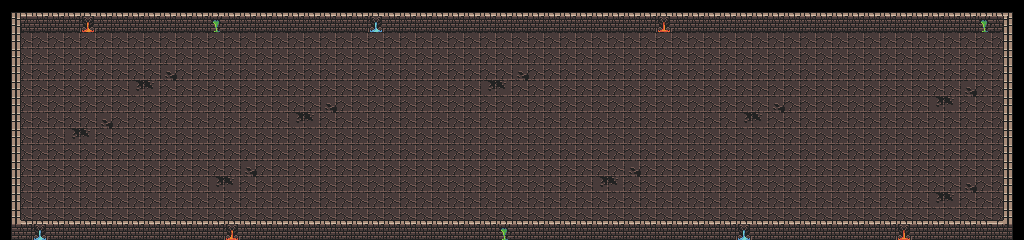

A 2D game scene composited from a Tiled map and its tileset images. What follows is a short description and the map's XML, with every tile layer's data as written:
An orthogonal 64x15 tile map with 16x16 px tiles, 2 tile layers (Floor, Wall) and 6 objects.

<map version="1.2" tiledversion="1.2.3" orientation="orthogonal" renderorder="right-down" width="64" height="15" tilewidth="16" tileheight="16" infinite="0" nextlayerid="10" nextobjectid="22">
 <tileset firstgid="1" name="Tilemap" tilewidth="16" tileheight="16" tilecount="1024" columns="32">
  <image source="Tilemap.png" width="512" height="512" />
 </tileset>
 <layer id="5" name="Floor" width="64" height="15">
  <data encoding="csv">
0,0,0,0,0,0,0,0,0,0,0,0,0,0,0,0,0,0,0,0,0,0,0,0,0,0,0,0,0,0,0,0,0,0,0,0,0,0,0,0,0,0,0,0,0,0,0,0,0,0,0,0,0,0,0,0,0,0,0,0,0,0,0,0,
0,131,131,131,131,131,131,131,131,131,131,131,131,131,131,131,131,131,131,131,131,131,131,131,131,131,131,131,131,131,131,131,131,131,131,131,131,131,131,131,131,131,131,131,131,131,131,131,131,131,131,131,131,131,131,131,131,131,131,131,131,131,131,0,
0,131,131,131,131,131,131,131,131,131,131,131,131,131,131,131,131,131,131,131,131,131,131,131,131,131,131,131,131,131,131,131,131,131,131,131,131,131,131,131,131,131,131,131,131,131,131,131,131,131,131,131,131,131,131,131,131,131,131,131,131,131,131,0,
0,131,131,131,131,131,131,131,131,131,131,131,131,131,131,131,131,131,131,131,131,131,131,131,131,131,131,131,131,131,131,131,131,131,131,131,131,131,131,131,131,131,131,131,131,131,131,131,131,131,131,131,131,131,131,131,131,131,131,131,131,131,131,0,
0,131,131,131,131,131,131,131,131,131,164,131,131,131,131,131,131,131,131,131,131,131,131,131,131,131,131,131,131,131,131,131,164,131,131,131,131,131,131,131,131,131,131,131,131,131,131,131,131,131,131,131,131,131,131,131,131,131,131,131,131,131,131,0,
0,131,131,131,131,131,131,131,194,195,131,131,131,131,131,131,131,131,131,131,131,131,131,131,131,131,131,131,131,131,194,195,131,131,131,131,131,131,131,131,131,131,131,131,131,131,131,131,131,131,131,131,131,131,131,131,131,131,131,131,164,131,131,0,
0,131,131,131,131,131,131,131,131,131,131,131,131,131,131,131,131,131,131,131,164,131,131,131,131,131,131,131,131,131,131,131,131,131,131,131,131,131,131,131,131,131,131,131,131,131,131,131,164,131,131,131,131,131,131,131,131,131,194,195,131,131,131,0,
0,131,131,131,131,131,164,131,131,131,131,131,131,131,131,131,131,131,194,195,131,131,131,131,131,131,131,131,131,131,131,131,131,131,131,131,131,131,131,131,131,131,131,131,131,131,194,195,131,131,131,131,131,131,131,131,131,131,131,131,131,131,131,0,
0,131,131,131,194,195,131,131,131,131,131,131,131,131,131,131,131,131,131,131,131,131,131,131,131,131,131,131,131,131,131,131,131,131,131,131,131,131,131,131,131,131,131,131,131,131,131,131,131,131,131,131,131,131,131,131,131,131,131,131,131,131,131,0,
0,131,131,131,131,131,131,131,131,131,131,131,131,131,131,131,131,131,131,131,131,131,131,131,131,131,131,131,131,131,131,131,131,131,131,131,131,131,131,131,131,131,131,131,131,131,131,131,131,131,131,131,131,131,131,131,131,131,131,131,131,131,131,0,
0,131,131,131,131,131,131,131,131,131,131,131,131,131,131,164,131,131,131,131,131,131,131,131,131,131,131,131,131,131,131,131,131,131,131,131,131,131,131,164,131,131,131,131,131,131,131,131,131,131,131,131,131,131,131,131,131,131,131,131,131,131,131,0,
0,131,131,131,131,131,131,131,131,131,131,131,131,194,195,131,131,131,131,131,131,131,131,131,131,131,131,131,131,131,131,131,131,131,131,131,131,194,195,131,131,131,131,131,131,131,131,131,131,131,131,131,131,131,131,131,131,131,131,131,164,131,131,0,
0,131,131,131,131,131,131,131,131,131,131,131,131,131,131,131,131,131,131,131,131,131,131,131,131,131,131,131,131,131,131,131,131,131,131,131,131,131,131,131,131,131,131,131,131,131,131,131,131,131,131,131,131,131,131,131,131,131,194,195,131,131,131,0,
0,131,131,131,131,131,131,131,131,131,131,131,131,131,131,131,131,131,131,131,131,131,131,131,131,131,131,131,131,131,131,131,131,131,131,131,131,131,131,131,131,131,131,131,131,131,131,131,131,131,131,131,131,131,131,131,131,131,131,131,131,131,131,0,
0,0,0,0,0,0,0,0,0,0,0,0,0,0,0,0,0,0,0,0,0,0,0,0,0,0,0,0,0,0,0,0,0,0,0,0,0,0,0,0,0,0,0,0,0,0,0,0,0,0,0,0,0,0,0,0,0,0,0,0,0,0,0,0
</data>
 </layer>
 <layer id="6" name="Wall" width="64" height="15">
  <data encoding="csv">
225,227,227,227,227,227,227,227,227,227,227,227,227,227,227,227,227,227,227,227,227,227,227,227,227,227,227,227,227,227,227,227,227,227,227,227,227,227,227,227,227,227,227,227,227,227,227,227,227,227,227,227,227,227,227,227,227,227,227,227,227,227,227,226,
257,259,324,324,324,37,324,324,324,324,324,324,324,165,324,324,324,324,324,324,324,324,324,101,324,324,324,324,324,324,324,324,324,324,324,324,324,324,324,324,324,39,324,324,324,324,324,324,324,324,324,324,324,324,324,324,324,324,324,324,324,165,260,258,
257,258,0,0,0,0,0,0,0,0,0,0,0,0,0,0,0,0,0,0,0,0,0,0,0,0,0,0,0,0,0,0,0,0,0,0,0,0,0,0,0,0,0,0,0,0,0,0,0,0,0,0,0,0,0,0,0,0,0,0,0,0,257,258,
257,258,0,0,0,0,0,0,0,0,0,0,0,0,0,0,0,0,0,0,0,0,0,0,0,0,0,0,0,0,0,0,0,0,0,0,0,0,0,0,0,0,0,0,0,0,0,0,0,0,0,0,0,0,0,0,0,0,0,0,0,0,257,258,
257,258,0,0,0,0,0,0,0,0,0,0,0,0,0,0,0,0,0,0,0,0,0,0,0,0,0,0,0,0,0,0,0,0,0,0,0,0,0,0,0,0,0,0,0,0,0,0,0,0,0,0,0,0,0,0,0,0,0,0,0,0,257,258,
257,258,0,0,0,0,0,0,0,0,0,0,0,0,0,0,0,0,0,0,0,0,0,0,0,0,0,0,0,0,0,0,0,0,0,0,0,0,0,0,0,0,0,0,0,0,0,0,0,0,0,0,0,0,0,0,0,0,0,0,0,0,257,258,
257,258,0,0,0,0,0,0,0,0,0,0,0,0,0,0,0,0,0,0,0,0,0,0,0,0,0,0,0,0,0,0,0,0,0,0,0,0,0,0,0,0,0,0,0,0,0,0,0,0,0,0,0,0,0,0,0,0,0,0,0,0,257,258,
257,258,0,0,0,0,0,0,0,0,0,0,0,0,0,0,0,0,0,0,0,0,0,0,0,0,0,0,0,0,0,0,0,0,0,0,0,0,0,0,0,0,0,0,0,0,0,0,0,0,0,0,0,0,0,0,0,0,0,0,0,0,257,258,
257,258,0,0,0,0,0,0,0,0,0,0,0,0,0,0,0,0,0,0,0,0,0,0,0,0,0,0,0,0,0,0,0,0,0,0,0,0,0,0,0,0,0,0,0,0,0,0,0,0,0,0,0,0,0,0,0,0,0,0,0,0,257,258,
257,258,0,0,0,0,0,0,0,0,0,0,0,0,0,0,0,0,0,0,0,0,0,0,0,0,0,0,0,0,0,0,0,0,0,0,0,0,0,0,0,0,0,0,0,0,0,0,0,0,0,0,0,0,0,0,0,0,0,0,0,0,257,258,
257,258,0,0,0,0,0,0,0,0,0,0,0,0,0,0,0,0,0,0,0,0,0,0,0,0,0,0,0,0,0,0,0,0,0,0,0,0,0,0,0,0,0,0,0,0,0,0,0,0,0,0,0,0,0,0,0,0,0,0,0,0,257,258,
257,258,0,0,0,0,0,0,0,0,0,0,0,0,0,0,0,0,0,0,0,0,0,0,0,0,0,0,0,0,0,0,0,0,0,0,0,0,0,0,0,0,0,0,0,0,0,0,0,0,0,0,0,0,0,0,0,0,0,0,0,0,257,258,
257,258,0,0,0,0,0,0,0,0,0,0,0,0,0,0,0,0,0,0,0,0,0,0,0,0,0,0,0,0,0,0,0,0,0,0,0,0,0,0,0,0,0,0,0,0,0,0,0,0,0,0,0,0,0,0,0,0,0,0,0,0,257,258,
257,262,227,227,227,227,227,227,227,227,227,227,227,227,227,227,227,227,227,227,227,227,227,227,227,227,227,227,227,227,227,227,227,227,227,227,227,227,227,227,227,227,227,227,227,227,227,227,227,227,227,227,227,227,227,227,227,227,227,227,227,227,261,258,
289,324,101,324,324,324,324,324,324,324,324,324,324,324,38,324,324,324,324,324,324,324,324,324,324,324,324,324,324,324,324,165,324,324,324,324,324,324,324,324,324,324,324,324,324,324,101,324,324,324,324,324,324,324,324,324,39,324,324,324,324,324,324,290
</data>
 </layer>
 <objectgroup id="7" name="Spawn">
  <object id="1" x="48" y="111" width="16" height="16">
   <properties>
    <property name="name" value="player" />
   </properties>
  </object>
 </objectgroup>
 <objectgroup id="8" name="Enemy">
  <object id="2" x="128" y="112" width="16" height="16">
   <properties>
    <property name="name" value="enemy" />
   </properties>
  </object>
 </objectgroup>
 <objectgroup id="9" name="Walls">
  <object id="17" x="12" y="14.5" width="8" height="223.5">
   <properties>
    <property name="name" value="wall" />
   </properties>
  </object>
  <object id="18" x="20" y="13.5" width="991" height="18">
   <properties>
    <property name="name" value="wall" />
   </properties>
  </object>
  <object id="19" x="17.5" y="220" width="994" height="18.5">
   <properties>
    <property name="name" value="wall" />
   </properties>
  </object>
  <object id="20" x="1004" y="15" width="8" height="222">
   <properties>
    <property name="name" value="wall" />
   </properties>
  </object>
 </objectgroup>
</map>